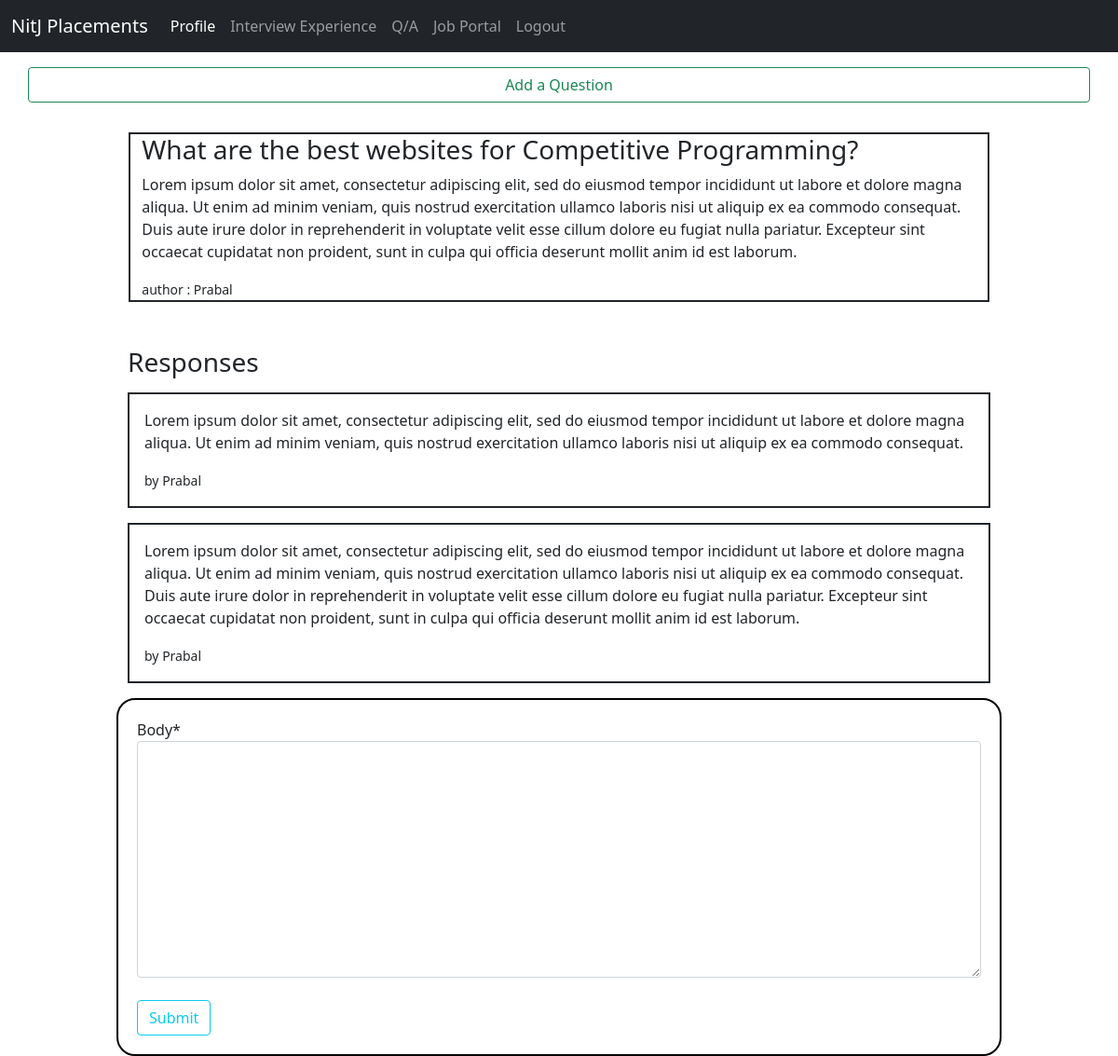
The page /qa/question/11 (signed in) on the database its author committed.
### qAndA/models.py (models this page shows, shortened)
class Question(models.Model):
    author = models.ForeignKey(user_model.Student, null=False, on_delete=models.CASCADE)
    title = models.CharField(max_length=200, null=False)
    body = models.TextField(null=False)
    created_at = models.DateTimeField(auto_now_add=True)
    updated_at = models.DateTimeField(auto_now=True)
    def get_responses(self):
        return self.responses.filter(parent=None)

class Response(models.Model):
    user = models.ForeignKey(user_model.Student, null=False, on_delete=models.CASCADE)
    question = models.ForeignKey(Question, null=False, on_delete=models.CASCADE, related_name='responses')
    parent = models.ForeignKey('self', null=True, blank=True, on_delete=models.CASCADE)
    body = models.TextField(null=False)
    created_at = models.DateTimeField(auto_now_add=True)
    updated_at = models.DateTimeField(auto_now=True)

### users/models.py (models this page shows, shortened)
class Student(models.Model):
    user = models.OneToOneField(User, on_delete=models.CASCADE)
    firstName = models.CharField(max_length=256)
    lastName = models.CharField(max_length=256)
    email = models.EmailField()
    ph_no = models.CharField(max_length=10)
    rollNumber = models.IntegerField()
    program = models.CharField(max_length = 5,default = 'BTech',choices = programChoice)
    department = models.CharField(max_length = 40,default = "Computer Science",choices = departmentChoice)
    year = models.IntegerField(default = 2017)

### qAndA/views.py (the view, shortened to what this page needs)
# urls.py: path('question/<int:id>', views.questionPage, name='questionPage'),
@login_required
def questionPage(request, id):
    response_form = NewResponseForm()
    question = Question.objects.get(id=id)
    context = {
        'question': question,
        'response_form': response_form,
    }
    return render(request, 'qAndA/question.html', context)

### qAndA/forms.py
class NewResponseForm(forms.ModelForm):
    class Meta:
        model = Response
        fields = ['body']

### templates/qAndA/question.html (shortened to what this page needs)
{% extends "users/baseAuth.html"%}
{% load static %}
{% load crispy_forms_tags %}
{% block headBlock %}
<link rel="stylesheet" href="{% static 'users/index.css' %}">
{% endblock %}
{% block bodyBlock %}
<div class = "container mt-3">
  <div class="row justify-content-center">
      <a class="btn btn-outline-success myWhite" href="{% url 'new-question'%}">
        Add a Question
      </a>
  </div>
</div>
<div class="container mt-3">
  <div class = "row justify-content-center p-3">
    <div class = "border border-2 border-dark col-md-10 myWhite">
      <h3>{{question.title}}</h3>
      <p>{{question.body}}</p>
      <small>author : {{question.author.firstName}}</small>
    </div>
  </div>
</div>
<div class="container mt-3">
  <div class="row justify-content-center">
    <div class = "col-md-10">
      <h3 class="mt-3"> Responses </h3>
    {% if not question.responses.all %}
    <p class="mt-3">No Responses Yet</p>
    {% else %}
    {% for response in question.get_responses %}
    <div class="border border-2 border-dark mt-3 p-3 myWhite">
      <p>{{response.body}}</p>
      <small>by {{response.user.firstName}}</small>
    </div>
    {% endfor %}
    {% endif %}
  </div>
  </div>
  <div class = "row mt-3">
    <div class="container formClass col-md-10 myWhite">
      <div class="row justify-content-center">
        <div class="col-8 col-sm-12">
          <form method="POST">
            {{ response_form|crispy }}
            <button class="btn btn-outline-info mt-4" type="submit">
              Submit
            </button>
          </form>
        </div>
      </div>
    </div>
  </div>
</div>
  {% endblock bodyBlock %}

### static/main.css (style rules this page uses)
.myWhite { background-color:white; }

### static/users/index.css (style rules this page uses)
.formClass { border: 2px solid black; border-radius: 20px; padding: 20px; }

### templates/qAndA/question.html (style rules this page uses)
body { word-wrap: break-word; }

### rows shown on the page
Question: title "What are the best websites for Competitive Programming?", body "Lorem ipsum dolor sit amet, consectetur adipiscing elit, sed do eiusmod tempor incididunt ut labore et dolore magna aliqua. Ut enim ad minim veniam, quis nostrud exercitation ullamco laboris nisi ut aliquip ex ea commodo consequat. Duis aute irure dolor in reprehenderit in voluptate velit esse cillum dolore eu fugiat nulla pariatur. Excepteur sint occaecat cupidatat non proident, sunt in culpa qui officia deserunt mollit anim id est laborum.", author.firstName "Prabal"
Response: body "Lorem ipsum dolor sit amet, consectetur adipiscing elit, sed do eiusmod tempor incididunt ut labore et dolore magna aliqua. Ut enim ad minim veniam, quis nostrud exercitation ullamco laboris nisi ut aliquip ex ea commodo consequat.", user.firstName "Prabal"
Response: body "Lorem ipsum dolor sit amet, consectetur adipiscing elit, sed do eiusmod tempor incididunt ut labore et dolore magna aliqua. Ut enim ad minim veniam, quis nostrud exercitation ullamco laboris nisi ut aliquip ex ea commodo consequat. Duis aute irure dolor in reprehenderit in voluptate velit esse cillum dolore eu fugiat nulla pariatur. Excepteur sint occaecat cupidatat non proident, sunt in culpa qui officia deserunt mollit anim id est laborum.", user.firstName "Prabal"
